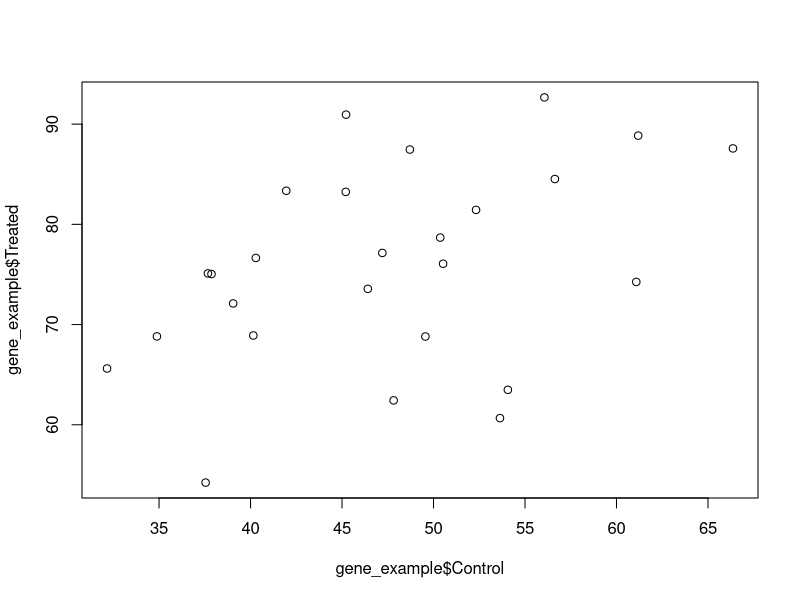
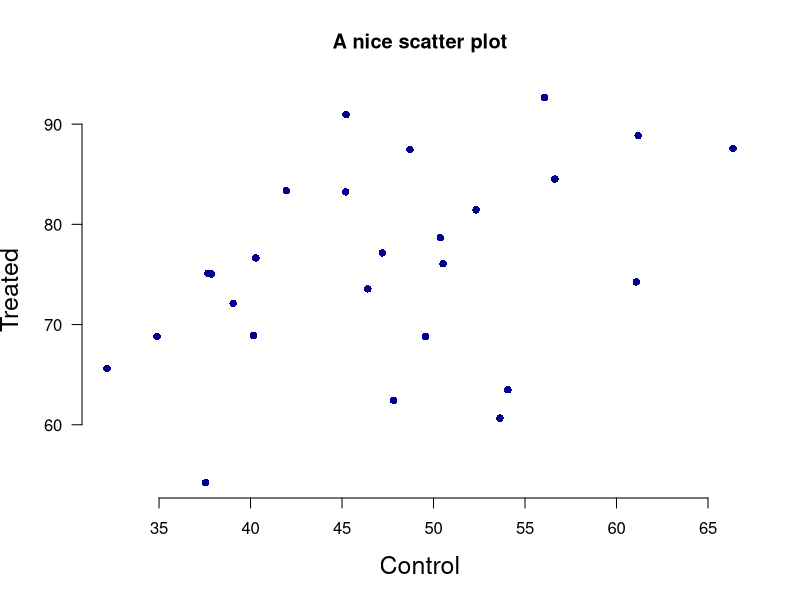
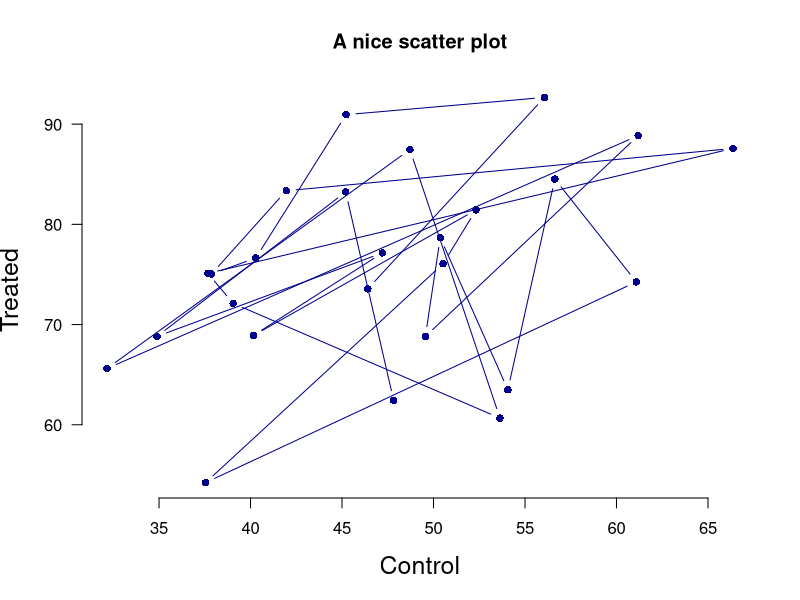
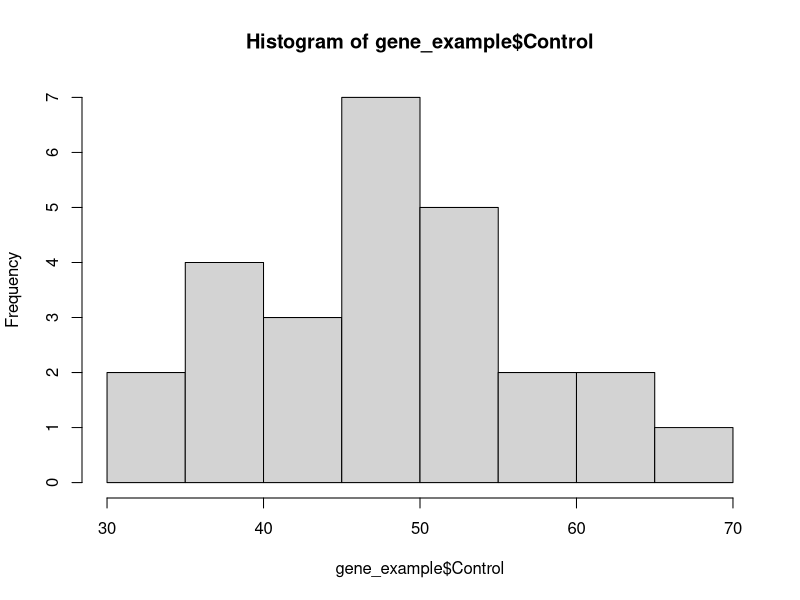
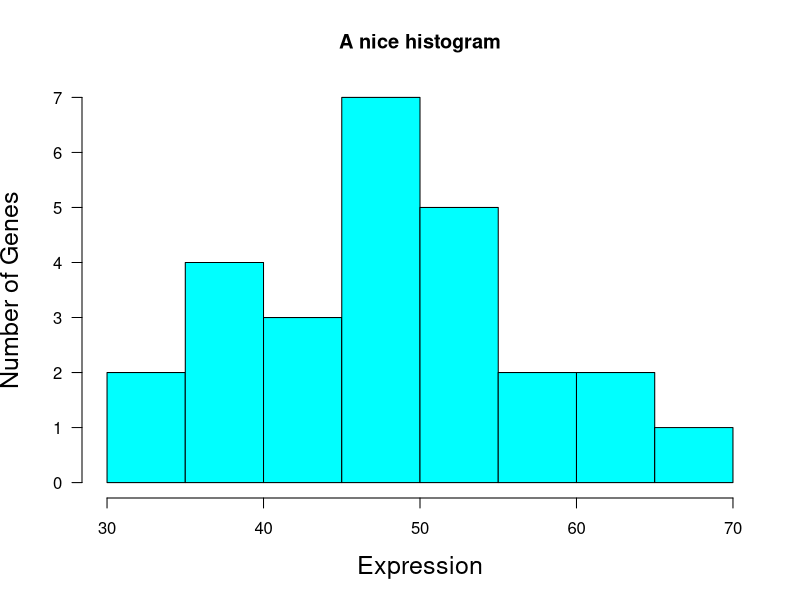
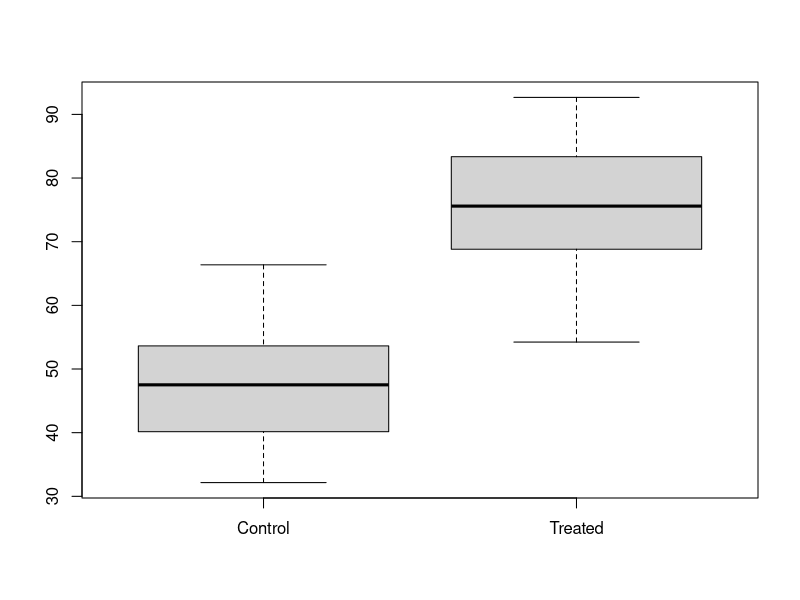
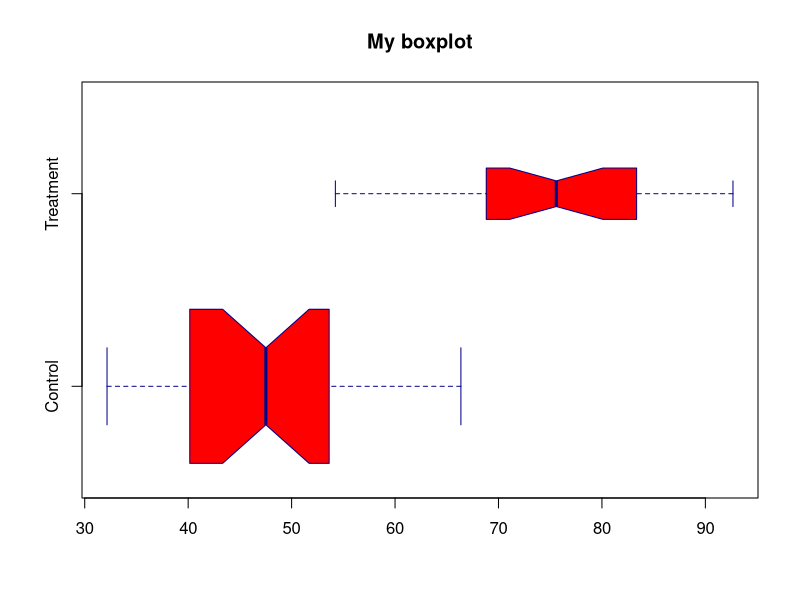
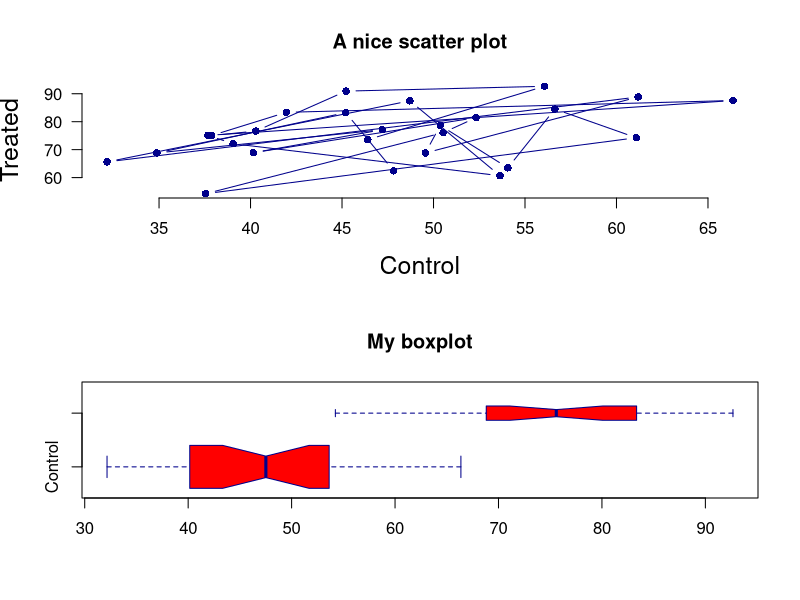

Here is the R script that generated these plots, in order:
## ---- chunk 1
# get the current working directory:
getwd()

# set a new working directory:
setwd("~/workspace/Review_Session")

# to set a working directory on your own computer, you can do one of the following:
# (these commands are commented out so that these code chunks will run on AWS RStudio)

# setwd("C:/myPATH") # on Windows
# setwd("~/myPATH") # on Mac
# setwd("/Users/david/myPATH") # on Mac

# list the files in the current working directory:
list.files()

# list objects in the current R session:
ls()
## ---- chunk 2
numeric.vector <- c(1,2,3,4,5,6,2,1)
numeric.vector

character.vector <- c("Fred", "Barney", "Wilma", "Betty")
character.vector

logical.vector <- c(TRUE, TRUE, FALSE, TRUE)
logical.vector
## ---- chunk 3
character.vector
character.vector[2]
character.vector[2:3]
character.vector[c(2,4)]
## ---- chunk 4
matrix.example <- matrix(1:12, nrow = 3, ncol=4, byrow = FALSE)
matrix.example

matrix.example <- matrix(1:12, nrow = 3, ncol=4, byrow = TRUE)
matrix.example
## ---- chunk 5
dataset.a <- c(1,22,3,4,5)
dataset.b <- c(10,11,13,14,15)
dataset.a
dataset.b

rbind.together <- rbind(dataset.a, dataset.b)
rbind.together

cbind.together <- cbind(dataset.a, dataset.b)
cbind.together
## ---- chunk 6
matrix.example[2,4]
matrix.example[2,]
matrix.example[,4]
## ---- chunk 7
colnames(matrix.example) <- c("Sample1","Sample2","Sample3","Sample4")
rownames(matrix.example) <- paste("gene",1:3,sep="_")
matrix.example

matrix.example[,"Sample2"]
matrix.example[1,"Sample2"]
matrix.example["gene_1","Sample2"]
## ---- chunk 8
people.summary <- data.frame(
                             age = c(30,29,25,25),
                             names = c("Fred", "Barney", "Wilma", "Betty"),
                             gender = c("m", "m", "f", "f")
                             )
people.summary
## ---- chunk 9
people.summary[2,1]
people.summary[2,]
people.summary[,1]
## ---- chunk 10
people.summary$age
## ---- chunk 11
together.list <- list(
                      vector.example = dataset.a, 
                      matrix.example = matrix.example,
                      data.frame.example = people.summary
                      )
together.list
## ---- chunk 12

together.list$matrix.example
together.list$matrix.example[,3]
together.list["matrix.example"]
together.list[["matrix.example"]]
together.list[["matrix.example"]][,2]
## ---- chunk 13
gene_example <- read.csv("Gene_R_Example.csv")
## ---- chunk 14
head(gene_example)
View(gene_example)
## ---- chunk 15
plot(x=gene_example$Control, y=gene_example$Treated)
## ---- chunk 16
plot(x=gene_example$Control, y=gene_example$Treated,
    xlab = "Control",
    ylab = "Treated",
    cex.lab = 1.5,
    main = "A nice scatter plot",
    pch = 16,
    bty = "n",
    col = "dark blue",
    las = 1
    )

# las
# To change the axes label style, use the graphics option las (label style). This changes the orientation angle of the labels:
# 0: The default, parallel to the axis
# 1: Always horizontal
# 2: Perpendicular to the axis
# 3: Always vertical

# bty
# To change the type of box round the plot area, use the option bty (box type):
# "o": The default value draws a complete rectangle around the plot.
# "n": Draws nothing around the plot.
## ---- chunk 17
plot(x=gene_example$Control, y=gene_example$Treated,
    xlab = "Control",
    ylab = "Treated",
    cex.lab = 1.5,
    main = "A nice scatter plot",
    pch = 16,
    bty = "n",
    col = "dark blue",
    type = "b",
    las = 1
    )

# type
# The 'type' option changes what the data points are plotted with.
# "p": points
# "l": lines
# "b": both (points and lines)
# for more options, see the plot() help page
## ---- chunk 18
hist(gene_example$Control)

hist(gene_example$Control,
    xlab = "Expression",
    ylab = "Number of Genes",
    cex.lab = 1.5,
    main = "A nice histogram",
    col = "cyan",
    breaks = 10,
    las = 1
    )
## ---- chunk 19
 boxplot(gene_example[,2:3])
## ---- chunk 20
boxplot(gene_example[,2:3],
  width = c(3,1),
  col = "red",
  border = "dark blue",
  names = c("Control", "Treatment"),
  main = "My boxplot",
  notch = TRUE,
  horizontal = TRUE
  )
## ---- chunk 21
pdf("myfigure.pdf", height=10, width=6)
par(mfrow=c(2,1))

plot(x=gene_example$Control, y=gene_example$Treated,
    xlab = "Control",
    ylab = "Treated",
    cex.lab = 1.5,
    main = "A nice scatter plot",
    pch = 16,
    bty = "n",
    col = "dark blue",
  type = "b",
  las = 1
  )
  
boxplot(gene_example[,2:3],
  width = c(3,1),
  col = "red",
  border = "dark blue",
  names = c("Control", "Treatment"),
  main = "My boxplot",
  notch = TRUE,
  horizontal = TRUE
  )
  
  dev.off()
